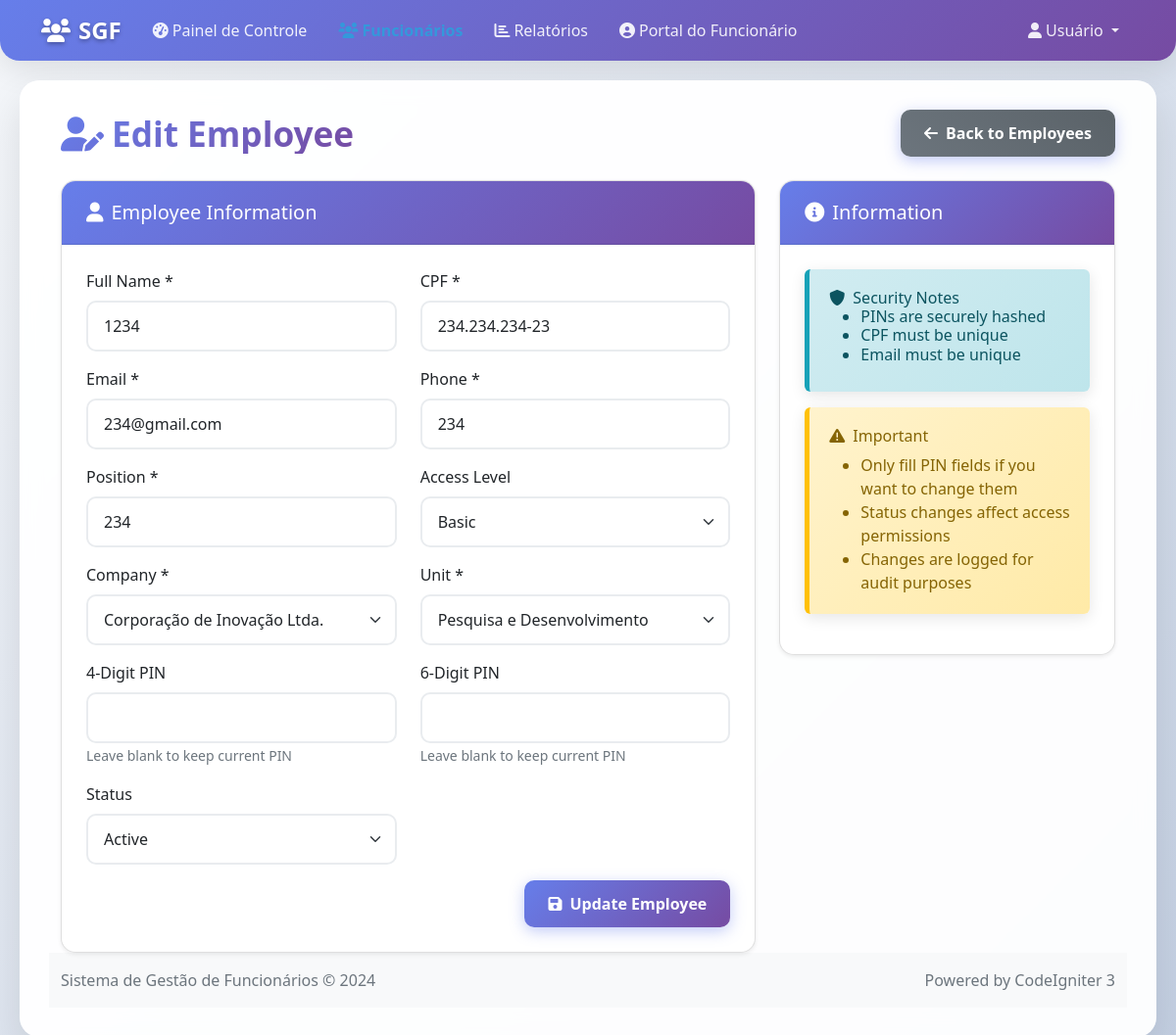
/employees/edit/10, run on the app's committed database.
### tables this page shows
CREATE TABLE `employees`  (
  `id` int NOT NULL AUTO_INCREMENT,
  `cpf` varchar(14) NOT NULL,
  `name` varchar(100) NOT NULL,
  `email` varchar(100) NOT NULL,
  `phone` varchar(20) NOT NULL,
  `position` varchar(100) NOT NULL,
  `unit_id` int NOT NULL,
  `company_id` int NOT NULL,
  `access_level` enum('basic','intermediate','advanced','admin') NULL DEFAULT 'basic',
  `status` enum('active','vacation','blocked','inactive') NULL DEFAULT 'active',
  `pin_4digit` varchar(255) NOT NULL,
  `pin_6digit` varchar(255) NOT NULL,
  `photo_path` varchar(255) NULL DEFAULT NULL,
  `created_at` timestamp NOT NULL DEFAULT current_timestamp,
  `updated_at` timestamp NOT NULL DEFAULT current_timestamp ON UPDATE CURRENT_TIMESTAMP,
  PRIMARY KEY (`id`) USING BTREE,
  UNIQUE INDEX `cpf`(`cpf` ASC) USING BTREE,
  UNIQUE INDEX `email`(`email` ASC) USING BTREE,
  INDEX `unit_id`(`unit_id` ASC) USING BTREE,
  INDEX `company_id`(`company_id` ASC) USING BTREE,
  CONSTRAINT `employees_ibfk_1` FOREIGN KEY (`unit_id`) REFERENCES `units` (`id`) ON DELETE CASCADE ON UPDATE RESTRICT,
  CONSTRAINT `employees_ibfk_2` FOREIGN KEY (`company_id`) REFERENCES `companies` (`id`) ON DELETE CASCADE ON UPDATE RESTRICT
);

CREATE TABLE `companies`  (
  `id` int NOT NULL AUTO_INCREMENT,
  `name` varchar(100) NOT NULL,
  `code` varchar(20) NOT NULL,
  `status` enum('active','inactive') NULL DEFAULT 'active',
  `created_at` timestamp NOT NULL DEFAULT current_timestamp,
  PRIMARY KEY (`id`) USING BTREE,
  UNIQUE INDEX `code`(`code` ASC) USING BTREE
);

CREATE TABLE `units`  (
  `id` int NOT NULL AUTO_INCREMENT,
  `name` varchar(100) NOT NULL,
  `code` varchar(20) NOT NULL,
  `company_id` int NOT NULL,
  `status` enum('active','inactive') NULL DEFAULT 'active',
  `created_at` timestamp NOT NULL DEFAULT current_timestamp,
  PRIMARY KEY (`id`) USING BTREE,
  INDEX `company_id`(`company_id` ASC) USING BTREE,
  CONSTRAINT `units_ibfk_1` FOREIGN KEY (`company_id`) REFERENCES `companies` (`id`) ON DELETE CASCADE ON UPDATE RESTRICT
);

### application/controllers/Employees.php (called while the page is built, shortened)
<?php
class Employees extends CI_Controller {
    public function __construct() {
        $this->load->library('session');
        $this->load->library('form_validation');
        $this->load->model('Employee_model');
    }
    public function edit($id) {
        $employee = $this->Employee_model->get_employee($id);
        $data['employee'] = $employee;
        $data['companies'] = $this->Employee_model->get_companies();
        $data['units'] = $this->Employee_model->get_units($employee->company_id);
        $data['title'] = 'Edit Employee';
        $this->load->view('templates/header', $data);
        $this->load->view('employees/edit', $data);
        $this->load->view('templates/footer');
    }
}

### index.php (called while the page is built, shortened)
<?php
require_once BASEPATH.'core/CodeIgniter.php';

### application/models/Employee_model.php (called while the page is built, shortened)
<?php
class Employee_model extends CI_Model {
    public function get_employee($id) {
        $this->db->select('e.*, u.name as unit_name, c.name as company_name');
        $this->db->from('employees e');
        $this->db->join('units u', 'u.id = e.unit_id');
        $this->db->join('companies c', 'c.id = e.company_id');
        $this->db->where('e.id', $id);
        $query = $this->db->get();
        return $query->row();
    }
    public function get_companies() {
        $this->db->where('status', 'active');
        $this->db->order_by('name', 'ASC');
        $query = $this->db->get('companies');
        return $query->result();
    }
    public function get_units($company_id = null) {
        if ($company_id) {
            $this->db->where('company_id', $company_id);
        }
        $this->db->where('status', 'active');
        $this->db->order_by('name', 'ASC');
        $query = $this->db->get('units');
        return $query->result();
    }
}

### application/views/employees/edit.php (the view, shortened to what this page needs)
<div class="row">
    <div class="col-12">
        <div class="d-flex justify-content-between align-items-center mb-4">
            <h1 class="h3 mb-0">
                <i class="fas fa-user-edit me-2"></i>Edit Employee
            </h1>
            <a href="/employees" class="btn btn-secondary">
                <i class="fas fa-arrow-left me-2"></i>Back to Employees
            </a>
        </div>
    </div>
</div>
<div class="row">
    <div class="col-md-8">
        <div class="card">
            <div class="card-header">
                <h5 class="mb-0"><i class="fas fa-user me-2"></i>Employee Information</h5>
            </div>
            <div class="card-body">
                <form method="post" action="/employees/edit/<?php echo $employee->id; ?>">
                    <div class="row">
                        <div class="col-md-6 mb-3">
                            <label for="name" class="form-label">Full Name *</label>
                            <input type="text" class="form-control" id="name" name="name"
                                   value="<?php echo set_value('name', $employee->name); ?>" required>
                        </div>
                        <div class="col-md-6 mb-3">
                            <label for="cpf" class="form-label">CPF *</label>
                            <input type="text" class="form-control" id="cpf" name="cpf"
                                   value="<?php echo set_value('cpf', $employee->cpf); ?>"
                                   placeholder="000.000.000-00" required>
                        </div>
                    </div>
                    <div class="row">
                        <div class="col-md-6 mb-3">
                            <label for="email" class="form-label">Email *</label>
                            <input type="email" class="form-control" id="email" name="email"
                                   value="<?php echo set_value('email', $employee->email); ?>" required>
                        </div>
                        <div class="col-md-6 mb-3">
                            <label for="phone" class="form-label">Phone *</label>
                            <input type="text" class="form-control" id="phone" name="phone"
                                   value="<?php echo set_value('phone', $employee->phone); ?>" required>
                        </div>
                    </div>
                    <div class="row">
                        <div class="col-md-6 mb-3">
                            <label for="position" class="form-label">Position *</label>
                            <input type="text" class="form-control" id="position" name="position"
                                   value="<?php echo set_value('position', $employee->position); ?>" required>
                        </div>
                        <div class="col-md-6 mb-3">
                            <label for="access_level" class="form-label">Access Level</label>
                            <select class="form-select" id="access_level" name="access_level">
                                <option value="basic" <?php echo (set_value('access_level', $employee->access_level) === 'basic') ? 'selected' : ''; ?>>Basic</option>
                            </select>
                        </div>
                    </div>
                    <div class="row">
                        <div class="col-md-6 mb-3">
                            <label for="company_id" class="form-label">Company *</label>
                            <select class="form-select" id="company_id" name="company_id" required>
                                <?php foreach ($companies as $company): ?>
                                    <option value="<?php echo $company->id; ?>" <?php echo (set_value('company_id', $employee->company_id) == $company->id) ? 'selected' : ''; ?>>
                                        <?php echo $company->name; ?>
                                    </option>
                                <?php endforeach; ?>
                            </select>
                        </div>
                        <div class="col-md-6 mb-3">
                            <label for="unit_id" class="form-label">Unit *</label>
                            <select class="form-select" id="unit_id" name="unit_id" required>
                                <?php foreach ($units as $unit): ?>
                                    <option value="<?php echo $unit->id; ?>" <?php echo (set_value('unit_id', $employee->unit_id) == $unit->id) ? 'selected' : ''; ?>>
                                        <?php echo $unit->name; ?>
                                    </option>
                                <?php endforeach; ?>
                            </select>
                        </div>
                    </div>
                    <div class="row">
                        <div class="col-md-6 mb-3">
                            <label for="pin_4digit" class="form-label">4-Digit PIN</label>
                            <input type="password" class="form-control" id="pin_4digit" name="pin_4digit"
                                   maxlength="4" pattern="\d{4}">
                            <small class="form-text text-muted">Leave blank to keep current PIN</small>
                        </div>
                        <div class="col-md-6 mb-3">
                            <label for="pin_6digit" class="form-label">6-Digit PIN</label>
                            <input type="password" class="form-control" id="pin_6digit" name="pin_6digit"
                                   maxlength="6" pattern="\d{6}">
                            <small class="form-text text-muted">Leave blank to keep current PIN</small>
                        </div>
                    </div>
                    <div class="row">
                        <div class="col-md-6 mb-3">
                            <label for="status" class="form-label">Status</label>
                            <select class="form-select" id="status" name="status">
                                <option value="active" <?php echo (set_value('status', $employee->status) === 'active') ? 'selected' : ''; ?>>Active</option>
                            </select>
                        </div>
                    </div>
                    <div class="d-grid gap-2 d-md-flex justify-content-md-end">
                        <button type="submit" class="btn btn-primary">
                            <i class="fas fa-save me-2"></i>Update Employee
                        </button>
                    </div>
                </form>
            </div>
        </div>
    </div>
    <div class="col-md-4">
        <div class="card">
            <div class="card-header">
                <h5 class="mb-0"><i class="fas fa-info-circle me-2"></i>Information</h5>
            </div>
            <div class="card-body">
                <div class="alert alert-info">
                    <h6><i class="fas fa-shield-alt me-2"></i>Security Notes</hh6>
                    <ul class="mb-0">
                        <li>PINs are securely hashed</li>
                        <li>CPF must be unique</li>
                        <li>Email must be unique</li>
                    </ul>
                </div>
                <div class="alert alert-warning">
                    <h6><i class="fas fa-exclamation-triangle me-2"></i>Important</h6>
                    <ul class="mb-0">
                        <li>Only fill PIN fields if you want to change them</li>
                        <li>Status changes affect access permissions</li>
                        <li>Changes are logged for audit purposes</li>
                    </ul>
                </div>
            </div>
        </div>
    </div>
</div>

### application/views/templates/header.php (style rules this page uses)
.card { box-shadow: 0 0.125rem 0.25rem rgba(0, 0, 0, 0.075); border: 1px solid rgba(0, 0, 0, 0.125); }
.card-header { background-color: #f8f9fa; border-bottom: 1px solid rgba(0, 0, 0, 0.125); }
.btn-primary { background-color: #3498db; border-color: #3498db; }
.alert { border-radius: 0.375rem; }
.alert-warning { border-left: 4px solid #ffc107; background-color: #fff8e1; }
.btn { border-radius: 8px; font-weight: 500; transition: all 0.2s ease; }
.btn-secondary { background: linear-gradient(45deg, #6c757d, #5a6268); border: none; border-radius: 10px; padding: 12px 24px; font-weight: 600; box-shadow: 0 4px 15px rgba(102, 126, 234, 0.4); }
body { background: linear-gradient(135deg, #f5f7fa 0%, #c3cfe2 100%); min-height: 100vh; }
.card { border: none; border-radius: 15px; box-shadow: 0 10px 30px rgba(0, 0, 0, 0.1); transition: all 0.3s ease; overflow: hidden; }
.card-header { background: linear-gradient(135deg, #667eea 0%, #764ba2 100%); color: white; border: none; padding: 20px 25px; font-weight: 600; }
.card-body { padding: 25px; }
.btn-primary { background: linear-gradient(135deg, #667eea 0%, #764ba2 100%); border: none; border-radius: 10px; padding: 12px 24px; font-weight: 600; box-shadow: 0 4px 15px rgba(102, 126, 234, 0.4); }
.form-control, .form-select { border: 2px solid #e9ecef; border-radius: 10px; padding: 12px 16px; transition: all 0.3s ease; }
.alert { border: none; border-radius: 15px; padding: 20px; box-shadow: 0 4px 15px rgba(0, 0, 0, 0.1); }
.alert-warning { background: linear-gradient(135deg, #fff3cd, #ffeaa7); color: #856404; border-left: 5px solid #ffc107; }
.alert-info { background: linear-gradient(135deg, #d1ecf1, #bee5eb); color: #0c5460; border-left: 5px solid #17a2b8; }
.h3.mb-0 { background: linear-gradient(135deg, #667eea 0%, #764ba2 100%); -webkit-background-clip: text; -webkit-text-fill-color: transparent; background-clip: text; font-weight: 700; font-size: 2.2rem; }

### application/views/templates/footer.php (style rules this page uses)
.card { box-shadow: 0 0.125rem 0.25rem rgba(0, 0, 0, 0.075); border: 1px solid rgba(0, 0, 0, 0.125); }
.card-header { background-color: #f8f9fa; border-bottom: 1px solid rgba(0, 0, 0, 0.125); }
.alert { border-radius: 0.375rem; }

### data on the page
employees: name "1234", cpf "234.234.234-23", email "234@gmail.com", phone "234", position "234", company_id "Corporação de Inovação Ltda.", unit_id "Pesquisa e Desenvolvimento", status "Active"

### other printed values
$this->session->userdata('user_name') ?: 'Usuário' "Usuário"
